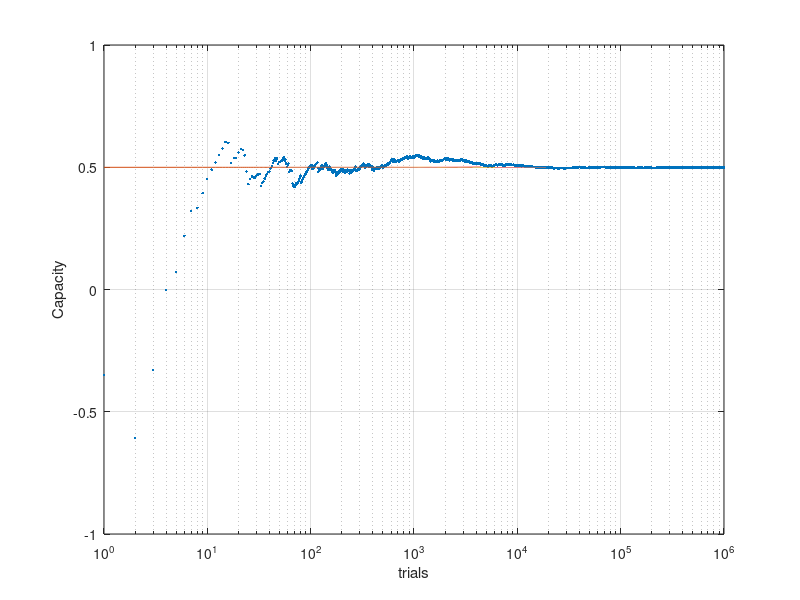

Reproduce this figure in MATLAB.
clear all;

%%%%
EbN0db=0.187;
N=1000000;
bits=randn(1,N)>0;
BPSK=1-2*bits;
R=0.5;
N0=1/R/10^(EbN0db/10);

bruit=sqrt(N0/2)*randn(1,N);
sigma2=N0/2;
y=BPSK+bruit;

LLR=2/sigma2*y;

%Capacity for Eb/N0=0.2dB
Capacity=1-mean(log2(1+exp(-BPSK.*LLR)))

%convergence of mean estimator
CapacityPartial=1-1./(1:N).*cumsum(log2(1+exp(-BPSK.*LLR)));
semilogx((1:N),CapacityPartial,'.')
hold on
semilogx((1:N),CapacityPartial(end)*ones(1,N),'-')

grid on
xlabel('trials')
ylabel('Capacity')